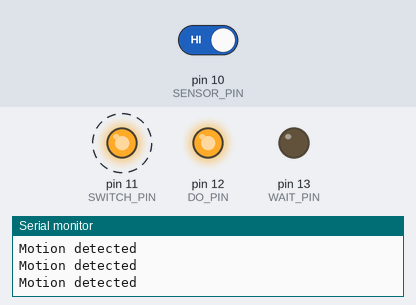
Recording of a sketch running on a simulated Arduino Uno, built with avr-gcc and run on an emulated ATmega328P. Shown: output pins drawn as LEDs (lit = HIGH), the last lines printed to the serial monitor. Dashed ring = blinking. Inputs (shaded band) come from the test bench; at power-on: pin 10 (SENSOR_PIN) HIGH.

Above: at 3.8 s.
3.9 s: pin 10 (SENSOR_PIN) driven LOW
At 5.7 s:
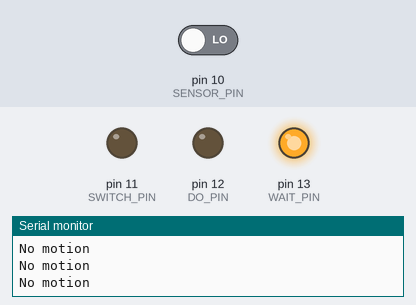
6.0 s: pin 10 (SENSOR_PIN) driven HIGH
At 7.4 s:
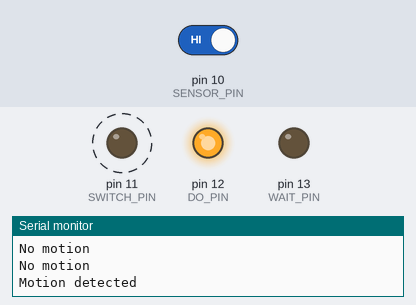
Timing chart, 0 to 16.5 s (numbered marks = the images above; inputs shaded):
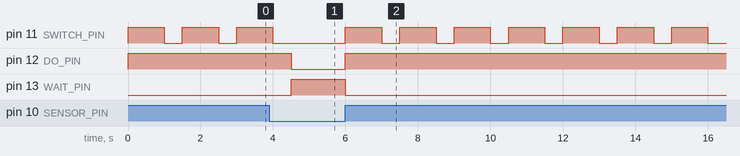

The sketch:

soap-dispenser.ino
```cpp
#define SENSOR_PIN 10 // Optical Sensor
#define SWITCH_PIN 11 // Pump
#define DO_PIN 12     // Red LED
#define WAIT_PIN 13   // Green LED

void switch_led(){
  if (digitalRead(DO_PIN) == LOW) {
    digitalWrite(DO_PIN, HIGH);
    digitalWrite(WAIT_PIN, LOW);
  }
  else {
    digitalWrite(DO_PIN, LOW);
    digitalWrite(WAIT_PIN, HIGH);
  }
}

void setup() {

  Serial.begin(9600);

  pinMode(SWITCH_PIN, OUTPUT);
  digitalWrite(SWITCH_PIN, LOW);

  pinMode(DO_PIN, OUTPUT);
  digitalWrite(DO_PIN, LOW);

  pinMode(WAIT_PIN, OUTPUT);
  digitalWrite(WAIT_PIN, HIGH);

}

void loop() {

  // Проверка сенсора
  if (!digitalRead(SENSOR_PIN))
  {
    Serial.println("No motion");
    delay(500);
    return;
  }

  // Работа диспенсера
  Serial.println("Motion detected");
  switch_led();
  digitalWrite(SWITCH_PIN, HIGH);
  delay(1000);
  digitalWrite(SWITCH_PIN, LOW);
  delay(500);
  switch_led();

}
```

Measured:
- after the input at 3.9 s, pin 11 (SWITCH_PIN): goes on until 4.0 s, then stays LOW; pin 12 (DO_PIN): HIGH → LOW after 0.60 s; pin 13 (WAIT_PIN): LOW → HIGH after 0.60 s
- after the input at 6.0 s, pin 11 (SWITCH_PIN): alternates HIGH for 1.0 s and LOW for 0.50 s, starting at once; pin 12 (DO_PIN): LOW → HIGH at once; pin 13 (WAIT_PIN): HIGH → LOW at once
- by itself, pin 11 (SWITCH_PIN): alternates HIGH for 1.0 s and LOW for 0.50 s
